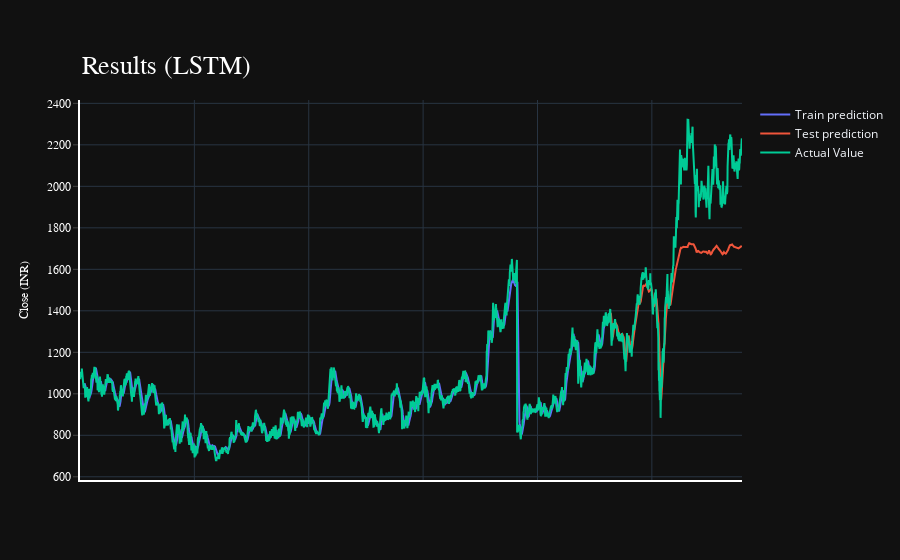

Notebook code cell kept with this figure:
### Code cell
fig = go.Figure()
fig.add_trace(go.Scatter(go.Scatter(x=result.index, y=result[0],
                    mode='lines',
                    name='Train prediction')))
fig.add_trace(go.Scatter(x=result.index, y=result[1],
                    mode='lines',
                    name='Test prediction'))
fig.add_trace(go.Scatter(go.Scatter(x=result.index, y=result[2],
                    mode='lines',
                    name='Actual Value')))
fig.update_layout(
    xaxis=dict(
        showline=True,
        showgrid=True,
        showticklabels=False,
        linecolor='white',
        linewidth=2
    ),
    yaxis=dict(
        title_text='Close (INR)',
        titlefont=dict(
            family='Rockwell',
            size=12,
            color='white',
        ),
        showline=True,
        showgrid=True,
        showticklabels=True,
        linecolor='white',
        linewidth=2,
        ticks='outside',
        tickfont=dict(
            family='Rockwell',
            size=12,
            color='white',
        ),
    ),
    showlegend=True,
    template = 'plotly_dark'

)
annotations = []
annotations.append(dict(xref='paper', yref='paper', x=0.0, y=1.05,
                              xanchor='left', yanchor='bottom',
                              text='Results (LSTM)',
                              font=dict(family='Rockwell',
                                        size=26,
                                        color='white'),
                              showarrow=False))
fig.update_layout(annotations=annotations)

fig.show()

### Figure 1 — Plotly figure (JSON) as saved in the notebook; plotly's stock layout.template omitted (floating-point values rounded to 4 significant figures; data arrays with more than 128 entries replaced by an {"elided": "..."} marker saying what was removed)
{"data": [{"mode": "lines", "name": "Train prediction", "type": "scatter", "x": {"elided": "2895 int values"}, "y": {"elided": "2895 float values"}}, {"mode": "lines", "name": "Test prediction", "type": "scatter", "x": {"elided": "2895 int values"}, "y": {"elided": "2895 float values"}}, {"mode": "lines", "name": "Actual Value", "type": "scatter", "x": {"elided": "2895 int values"}, "y": {"elided": "2895 float values"}}], "layout": {"annotations": [{"font": {"color": "white", "family": "Rockwell", "size": 26}, "showarrow": false, "text": "Results (LSTM)", "x": 0, "xanchor": "left", "xref": "paper", "y": 1.05, "yanchor": "bottom", "yref": "paper"}], "showlegend": true, "xaxis": {"linecolor": "white", "linewidth": 2, "showgrid": true, "showline": true, "showticklabels": false}, "yaxis": {"linecolor": "white", "linewidth": 2, "showgrid": true, "showline": true, "showticklabels": true, "tickfont": {"color": "white", "family": "Rockwell", "size": 12}, "ticks": "outside", "title": {"font": {"color": "white", "family": "Rockwell", "size": 12}, "text": "Close (INR)"}}}}
